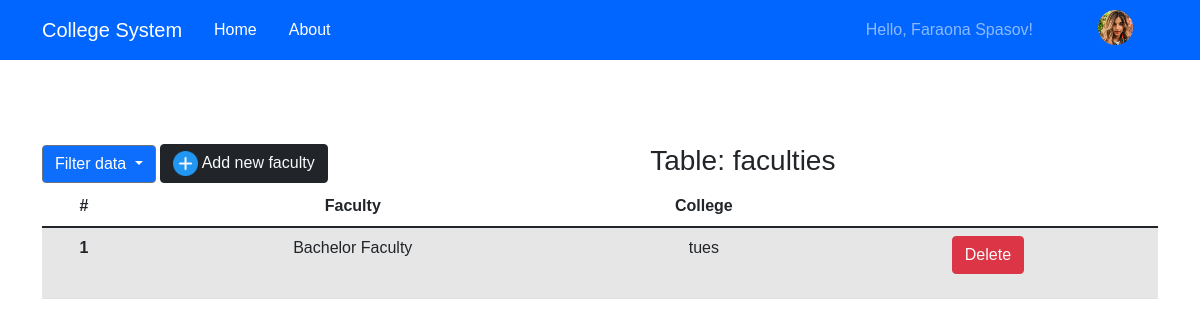
The app's page /views/admin_view.php?data=faculties (signed in), older data.
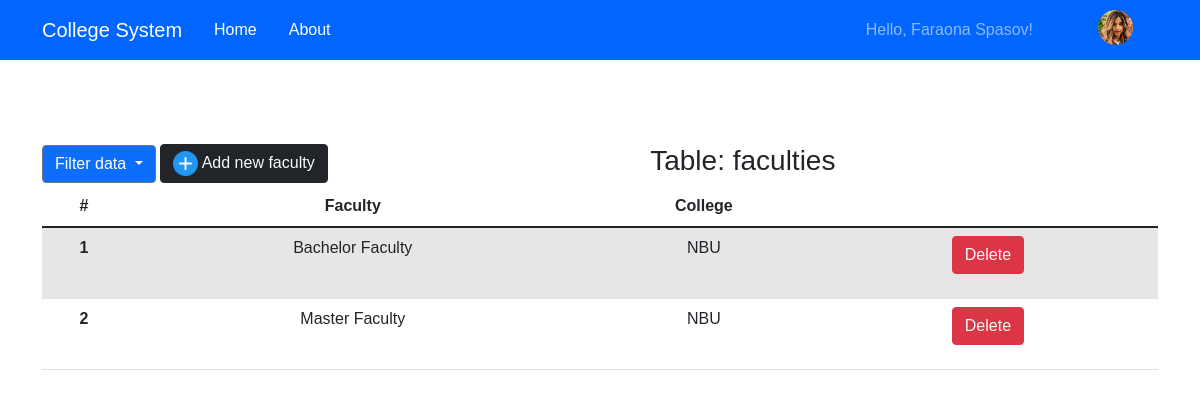
The same page, newer data.
### tables this page shows
CREATE TABLE `faculties` (
  `id` int(11) NOT NULL,
  `name` varchar(100) NOT NULL,
  `college` int(11) NOT NULL DEFAULT 1
);

### common-functions.php (the view, shortened to what this page needs)
        <?php
function showMultipleResultsData($sql, $columns, $buttons="default"){
    global $connect;
    $result=mysqli_query($connect, $sql);
    if($result) {
        $_SESSION['previous_url'] = $_SERVER['REQUEST_URI']; ?>
        <table class="table table-striped">
            <thead>
            <tr>
                <th scope="col">#</th>
                <?php
                foreach($columns as $column){
                    echo "<th scope=\"col\">$column</th>";
                }
                $columnsLowercase = transformColumnsToLowercase($columns);
                ?>
            </tr>
            </thead>
            <tbody>
            <?php
            while($row=mysqli_fetch_assoc($result)) {
                extract($row);
                echo "<tr><th scope=\"row\">" . $id . "</th>";
                if($_SESSION['role'] == "admin"){
                    foreach($columnsLowercase as $column){
                        ?>
                        <td><?=$$column?></td>
                        <?php
                    }
                } else {
                    foreach($columnsLowercase as $column){
                        echo "<td>" . $$column . "</td>";
                    }
                }
                if($buttons!=null){
                ?>
                <td>
                    <p style = "line-height:1.4">
                        <?php
                            foreach($buttons as $button_command=>$button_attributes){
                                    echo '<button command-attr="'. $button_command .'" style="margin-right:10px;" id="'. $id .'" class="btn btn-'. $button_attributes['color'] .'"><a href="/College/update_handler.php?command='. $button_command .'&id=' . $id . '" class="text-light">' . $button_attributes['label'] . '</a></button>';
                            }
                        ?>
                    </p>
                </td>
                    <?php
                } ?>
                </tr>
                <?php
            } ?>
            </tbody>
        </table>
        <?php
    }
}
function transformColumnsToLowercase($columns){
    $resultLowercaseColumns = array_map('strtolower', $columns);
    return $resultLowercaseColumns;
}
?>

Row changes from the older to the newer data that the page shows:
added faculties: id "2", column "Master Faculty", column "NBU", label "Delete"
Text that changed along with them:
new list line: "NBU"
list line gone: "tues"
